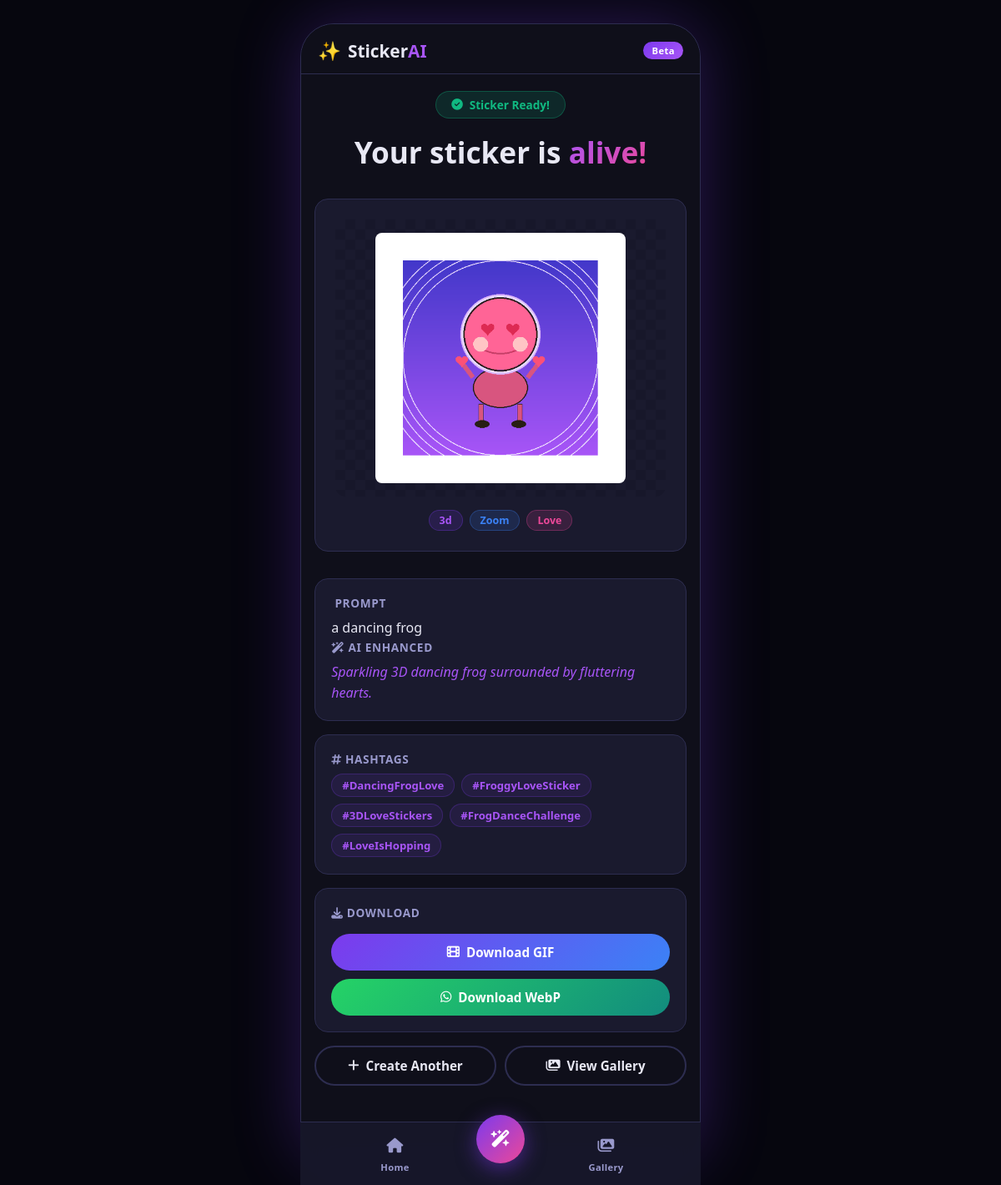
The app's page /result/4 with its own data.
### tables this page shows
CREATE TABLE stickers (
                id INTEGER PRIMARY KEY AUTOINCREMENT,
                prompt TEXT,
                enhanced_prompt TEXT,
                file_path TEXT,
                webp_path TEXT,
                style TEXT DEFAULT 'cartoon',
                animation_type TEXT DEFAULT 'bounce',
                mood TEXT DEFAULT 'funny',
                top_text TEXT DEFAULT '',
                bottom_text TEXT DEFAULT '',
                hashtags TEXT DEFAULT '',
                likes INTEGER DEFAULT 0,
                views INTEGER DEFAULT 0,
                created_at TEXT
            );

### app.py (the view)
@app.route("/result/<int:sticker_id>")
def result(sticker_id):
    db = get_db()
    db.execute("UPDATE stickers SET views = views + 1 WHERE id = ?", (sticker_id,))
    db.commit()
    sticker = db.execute("SELECT * FROM stickers WHERE id = ?", (sticker_id,)).fetchone()
    if not sticker:
        return redirect(url_for("index"))
    used_real = request.args.get("real", "0") == "1"
    return render_template("result.html", sticker=sticker, used_real=used_real)

### app.py (called while the page is built)
def get_db():
    db = getattr(g, "_database", None)
    if db is None:
        db = g._database = sqlite3.connect(DATABASE)
        db.row_factory = sqlite3.Row
    return db

@app.teardown_appcontext
def close_connection(exception):
    db = getattr(g, "_database", None)
    if db is not None:
        db.close()

### templates/result.html (shortened to what this page needs)
{% extends "base.html" %}
{% block content %}
<section class="result-hero">
  <div class="result-badge success"><i class="fa-solid fa-circle-check"></i> Sticker Ready!</div>
  <h1 class="result-title">Your sticker is <span class="gradient-text">alive!</span></h1>
</section>
<div class="result-layout">
  <div class="sticker-preview-card">
    <div class="sticker-frame">
      <img src="/{{ sticker['file_path'] }}" alt="Animated Sticker" class="sticker-img animated-in">
    </div>
    <div class="sticker-meta">
      <div class="meta-row">
        <span class="meta-badge style-badge">{{ sticker['style']|capitalize }}</span>
        <span class="meta-badge anim-badge">{{ sticker['animation_type']|capitalize }}</span>
        <span class="meta-badge mood-badge">{{ sticker['mood']|capitalize }}</span>
      </div>
    </div>
  </div>
  <div class="result-info">
    <div class="info-card">
      <h3> Prompt</h3>
      <p class="prompt-text">{{ sticker['prompt'] }}</p>
      {% if sticker['enhanced_prompt'] and sticker['enhanced_prompt'] != sticker['prompt'] %}
      <h3><i class="fa-solid fa-wand-magic-sparkles"></i> AI Enhanced</h3>
      <p class="enhanced-text">{{ sticker['enhanced_prompt'] }}</p>
      {% endif %}
    </div>
    {% if sticker['hashtags'] %}
    <div class="info-card">
      <h3><i class="fa-solid fa-hashtag"></i> Hashtags</h3>
      <div class="hashtag-cloud">
        {% for tag in sticker['hashtags'].split() %}
        <span class="hashtag">{{ tag }}</span>
        {% endfor %}
      </div>
    </div>
    {% endif %}
    <div class="download-card">
      <h3><i class="fa-solid fa-download"></i> Download</h3>
      <div class="download-buttons">
        <a href="/download/{{ sticker['id'] }}/gif" class="btn btn-download">
          <i class="fa-solid fa-film"></i> Download GIF
        </a>
        <a href="/download/{{ sticker['id'] }}/webp" class="btn btn-download btn-webp">
          <i class="fa-brands fa-whatsapp"></i> Download WebP
        </a>
      </div>
    </div>
    <div class="action-row">
      <a href="/" class="btn btn-outline">
        <i class="fa-solid fa-plus"></i> Create Another
      </a>
      <a href="/gallery" class="btn btn-outline">
        <i class="fa-solid fa-images"></i> View Gallery
      </a>
    </div>
  </div>
</div>
{% endblock %}

### static/css/style.css (style rules this page uses)
:root { --bg: #0f0f1a; --bg2: #17172a; --bg3: #1e1e35; --card: #1a1a2e; --card2: #22223a; --border: #2d2d50; --text: #e8e8f4; --text2: #9999cc; --accent: #7c3aed; --accent2: #a855f7; --accent3: #ec4899; --green: #10b981; --red: #ef4444; --yellow: #f59e0b; --blue: #3b82f6; --radius: 16px; --shadow: 0 8px 32px rgba(124,58,237,0.18); --shadow-sm: 0 2px 12px rgba(0,0,0,0.3); --transition: 0.25s cubic-bezier(.4,0,.2,1); }
*, *::before, *::after { box-sizing: border-box; margin: 0; padding: 0; }
html { scroll-behavior: smooth; }
body { font-family: 'Segoe UI', system-ui, -apple-system, sans-serif; background: #08080f; color: var(--text); min-height: 100vh; }
@media (min-width: 500px) { body { padding: 28px 0; background: #06060e; } }
a { color: var(--accent2); text-decoration: none; }
.btn { display: inline-flex; align-items: center; justify-content: center; gap: 8px; padding: 12px 24px; border-radius: 50px; font-weight: 600; font-size: 0.95rem; border: none; cursor: pointer; transition: var(--transition); text-decoration: none; }
.btn-download { background: linear-gradient(135deg, var(--accent), var(--blue)); color: #fff; padding: 12px 24px; }
.btn-webp { background: linear-gradient(135deg, #25d366, #128c7e); }
.btn-outline { background: transparent; border: 2px solid var(--border); color: var(--text); }
.gradient-text { background: linear-gradient(135deg, var(--accent2), var(--accent3)); -webkit-background-clip: text; -webkit-text-fill-color: transparent; background-clip: text; }
::placeholder { color: var(--text2); opacity: 0.7; }
.result-hero { text-align: center; margin-bottom: 2rem; }
.result-badge { display: inline-flex; align-items: center; gap: 8px; padding: 6px 18px; border-radius: 50px; font-size: 0.85rem; font-weight: 700; margin-bottom: 1rem; }
.result-badge.success { background: rgba(16,185,129,0.15); border: 1px solid rgba(16,185,129,0.3); color: var(--green); }
.result-title { font-size: 2.2rem; font-weight: 900; }
.result-layout { display: grid; grid-template-columns: 1fr 1fr; gap: 2rem; }
.sticker-preview-card { background: var(--card); border: 1px solid var(--border); border-radius: var(--radius); padding: 1.5rem; text-align: center; }
.sticker-frame { background: repeating-conic-gradient(var(--bg2) 0% 25%, transparent 0% 50%) 0 0 / 24px 24px; border-radius: 12px; padding: 1rem; margin-bottom: 1rem; min-height: 280px; display: flex; align-items: center; justify-content: center; }
.sticker-img { max-width: 100%; max-height: 300px; border-radius: 8px; }
.animated-in { animation: popIn 0.5s cubic-bezier(.175,.885,.32,1.275); }
.sticker-meta { margin-top: 0.5rem; }
.meta-row { display: flex; gap: 8px; justify-content: center; flex-wrap: wrap; }
.meta-badge { display: inline-block; padding: 3px 12px; border-radius: 50px; font-size: 0.78rem; font-weight: 700; background: var(--bg2); border: 1px solid var(--border); color: var(--text2); text-transform: capitalize; }
.style-badge { background: rgba(124,58,237,0.15); border-color: rgba(124,58,237,0.3); color: var(--accent2); }
.anim-badge { background: rgba(59,130,246,0.15); border-color: rgba(59,130,246,0.3); color: var(--blue); }
.mood-badge { background: rgba(236,72,153,0.15); border-color: rgba(236,72,153,0.3); color: var(--accent3); }
.result-info { display: flex; flex-direction: column; gap: 1rem; }
.info-card { background: var(--card); border: 1px solid var(--border); border-radius: var(--radius); padding: 1.2rem; }
.info-card h3 { font-size: 0.85rem; font-weight: 700; color: var(--text2); text-transform: uppercase; letter-spacing: 0.05em; margin-bottom: 0.5rem; }
.prompt-text { color: var(--text); line-height: 1.6; }
.enhanced-text { color: var(--accent2); line-height: 1.6; font-style: italic; }
.hashtag-cloud { display: flex; flex-wrap: wrap; gap: 8px; }
.hashtag { padding: 4px 12px; background: rgba(124,58,237,0.1); border: 1px solid rgba(124,58,237,0.25); border-radius: 50px; font-size: 0.82rem; color: var(--accent2); font-weight: 600; }
.download-card { background: var(--card); border: 1px solid var(--border); border-radius: var(--radius); padding: 1.2rem; }
.download-card h3 { font-size: 0.85rem; font-weight: 700; color: var(--text2); text-transform: uppercase; letter-spacing: 0.05em; margin-bottom: 1rem; }
.download-buttons { display: flex; flex-direction: column; gap: 10px; }
.action-row { display: flex; gap: 10px; }
.action-row .btn { flex: 1; justify-content: center; }
.result-layout { grid-template-columns: 1fr; }

### records on screen
stickers: file_path (picture), style "3d", animation_type "Zoom", mood "Love", prompt "a dancing frog", enhanced_prompt "Sparkling 3D dancing frog surrounded by fluttering hearts."

### other values on screen
{{ tag }} "#DancingFrogLove" "#FroggyLoveSticker" "#3DLoveStickers" "#FrogDanceChallenge" "#LoveIsHopping"
